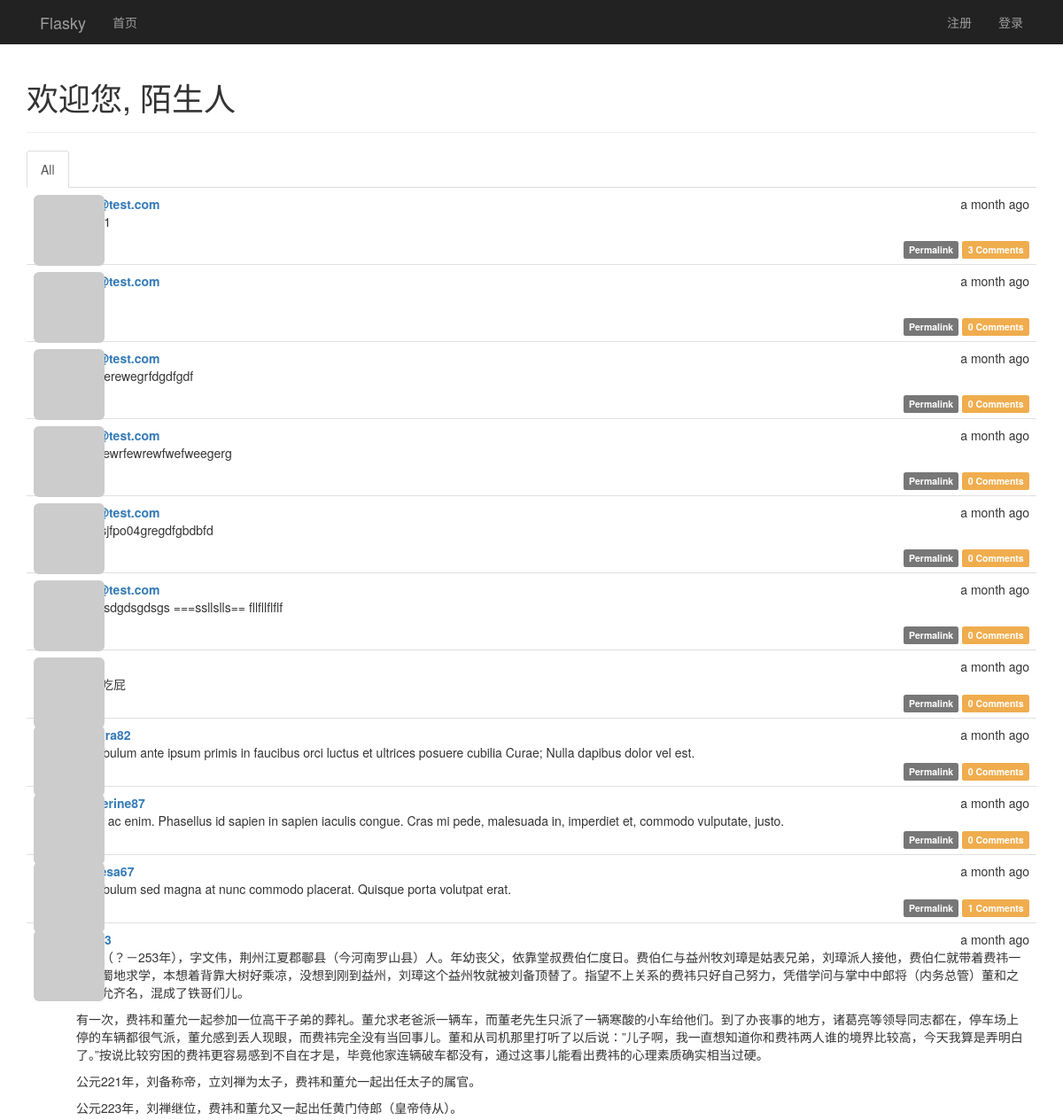
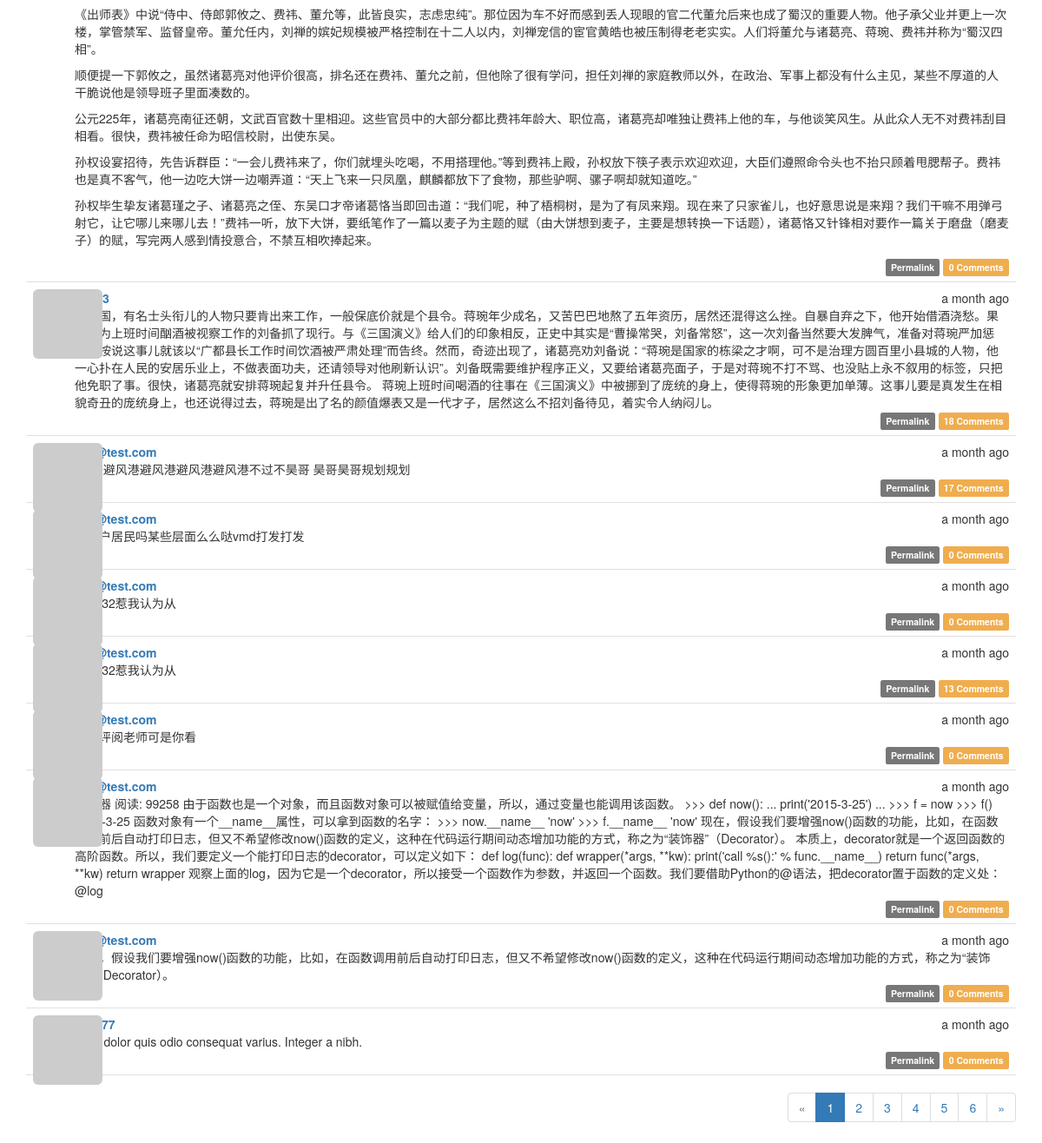
Before: / with the older database file (2 pictures, top to bottom).
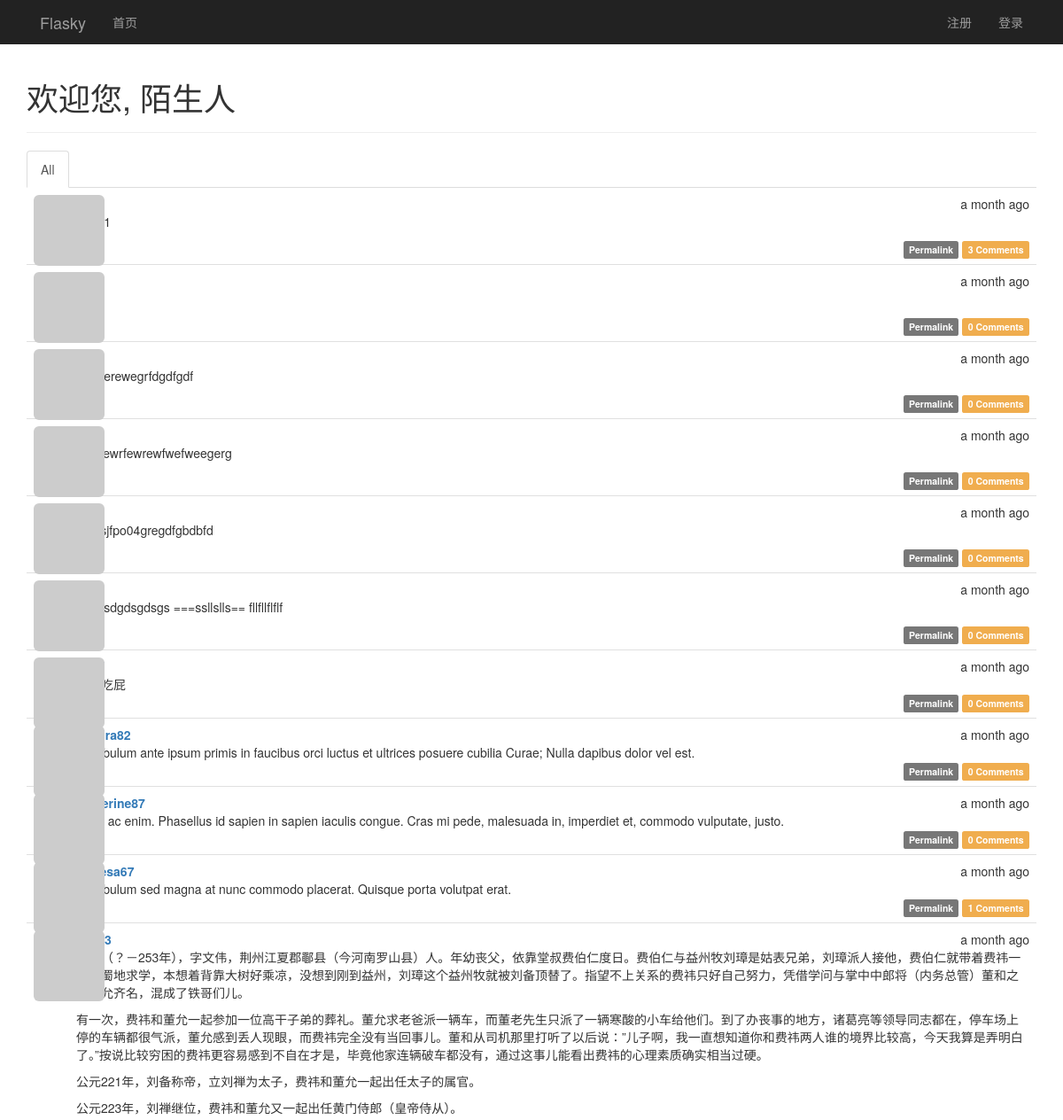
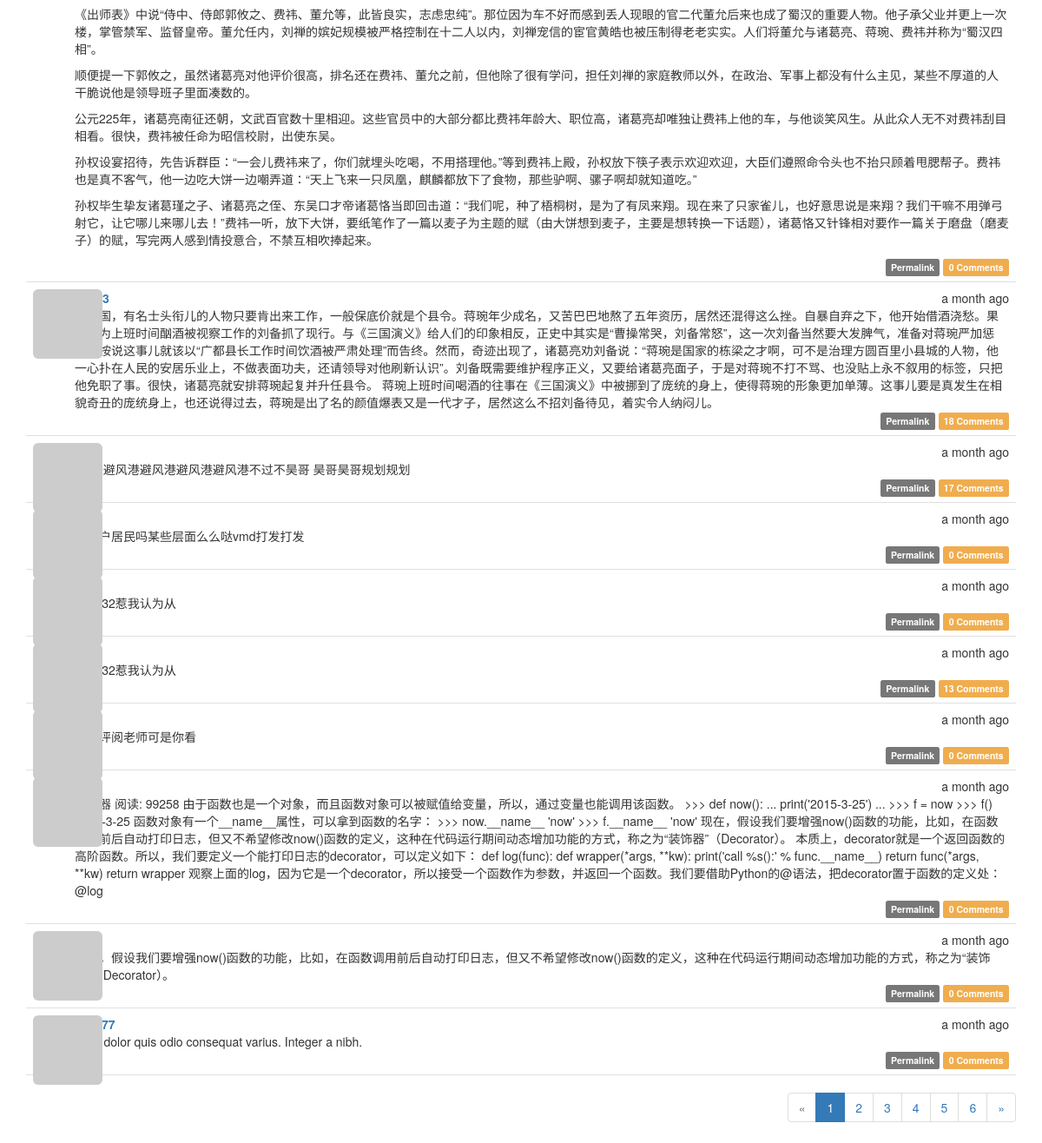
After: the same page with the newer database file (2 pictures, top to bottom).
### app/models.py (models this page shows, shortened)
class Post(db.Model):
    __tablename__ = 'posts'
    id = db.Column(db.Integer, primary_key=True)
    body = db.Column(db.Text)
    body_html = db.Column(db.Text)
    timestamp = db.Column(db.DateTime, index=True, default=datetime.utcnow)
    author_id = db.Column(db.Integer, db.ForeignKey('users.id'))
    comments = db.relationship('Comment', backref='post', lazy='dynamic')

class User(UserMixin, db.Model):
    __tablename__ = 'users'
    id = db.Column(db.Integer, primary_key=True)
    email = db.Column(db.String(64), unique=True, index=True)
    username = db.Column(db.String(64), unique=True, index=True)
    password_hash = db.Column(db.String(128))
    confirmed = db.Column(db.Boolean, default=False)
    role_id = db.Column(db.Integer, db.ForeignKey('roles.id'))
    name = db.Column(db.String(64))
    location = db.Column(db.String(64))
    about_me = db.Column(db.TEXT())
    member_since = db.Column(db.DateTime(), default=datetime.utcnow)
    last_seen = db.Column(db.DateTime(), default=datetime.utcnow)
    avatar_hash = db.Column(db.String(32))
    ''' 查询用户写的文章,SQL:
    SELECT
        posts.id AS posts_id,
        posts.body AS posts_body,
        posts.body_html AS posts_body_html,
        posts.timestamp AS posts_timestamp,
        posts.author_id AS posts_author_id
    FROM
        posts
    WHERE
        posts.author_id = 2
    '''
    posts = db.relationship('Post', backref='author', lazy='dynamic')
    """follower_id表示关注者， followed_id表示被关注者
        查询被关注者，select * from follows  LEFT JOIN users on follower_id = id where follower_id=2
    SELECT
        follows.follower_id AS follows_follower_id,
        follows.followed_id AS follows_followed_id,
        follows.timestamp AS follows_timestamp,
        users_1.id AS users_1_id,
        users_1.email AS users_1_email,
        users_1.username AS users_1_username,
        users_1.password_hash AS users_1_password_hash,
        users_1.confirmed AS users_1_confirmed,
        users_1.role_id AS users_1_role_id,
        users_1.name AS users_1_name,
        users_1.location AS users_1_location,
        users_1.about_me AS users_1_about_me,
        users_1.member_since AS users_1_member_since,
        users_1.last_seen AS users_1_last_seen,
        users_1.avatar_hash AS users_1_avatar_hash,
        users_2.id AS users_2_id,
        users_2.email AS users_2_email,
        users_2.username AS users_2_username,
        users_2.password_hash AS users_2_password_hash,
        users_2.confirmed AS users_2_confirmed,
        users_2.role_id AS users_2_role_id,
        users_2.name AS users_2_name,
        users_2.location AS users_2_location,
        users_2.about_me AS users_2_about_me,
        users_2.member_since AS users_2_member_since,
        users_2.last_seen AS users_2_last_seen,
        users_2.avatar_hash AS users_2_avatar_hash
    FROM
        follows
    LEFT OUTER JOIN users AS users_1 ON users_1.id = follows.follower_id
    LEFT OUTER JOIN users AS users_2 ON users_2.id = follows.followed_id
    WHERE
        follows.follower_id = 2;
    """
    followed = db.relationship('Follow', foreign_keys=[Follow.follower_id],
                               backref=db.backref('follower', lazy='joined'),
                               lazy='dynamic',
                               cascade='all, delete-orphan')
    """ 查询关注者， select * from follows  LEFT JOIN users on followed_id = id where followed_id=3
        users_1：关注者表
        users_2：被关注者表
    SELECT
        follows.follower_id AS follows_follower_id,
        follows.followed_id AS follows_followed_id,
        follows.timestamp AS follows_timestamp,
        users_1.id AS users_1_id,
        users_1.email AS users_1_email,
        users_1.username AS users_1_username,
        users_1.password_hash AS users_1_password_hash,
        users_1.confirmed AS users_1_confirmed,
        users_1.role_id AS users_1_role_id,
        users_1.name AS users_1_name,
        users_1.location AS users_1_location,
        users_1.about_me AS users_1_about_me,
        users_1.member_since AS users_1_member_since,
        users_1.last_seen AS users_1_last_seen,
        users_1.avatar_hash AS users_1_avatar_hash,
        users_2.id AS users_2_id,
        users_2.email AS users_2_email,
        users_2.username AS users_2_username,
        users_2.password_hash AS users_2_password_hash,
        users_2.confirmed AS users_2_confirmed,
        users_2.role_id AS users_2_role_id,
        users_2.name AS users_2_name,
        users_2.location AS users_2_location,
        users_2.about_me AS users_2_about_me,
        users_2.member_since AS users_2_member_since,
        users_2.last_seen AS users_2_last_seen,
        users_2.avatar_hash AS users_2_avatar_hash
    FROM
        follows
    LEFT OUTER JOIN users AS users_1 ON users_1.id = follows.follower_id
    LEFT OUTER JOIN users AS users_2 ON users_2.id = follows.followed_id
    WHERE
        follows.followed_id = 7;
    """
    followers = db.relationship('Follow', foreign_keys=[Follow.followed_id],
                                backref=db.backref('followed', lazy='joined'),
                                lazy='dynamic',
                                cascade='all, delete-orphan')
    comments = db.relationship('Comment', backref='author', lazy='dynamic')
    @property
    def password(self):
        raise AttributeError('password is not a readable attribute')
    def gravatar(self, size=100, default='identicon', rating='g'):
        if request.is_secure:
            url = 'https://secure.gravatar.com/avatar'
        else:
            url = 'http://s.gravatar.com/avatar'
        email_hash = self.avatar_hash or hashlib.md5(self.email.encode('utf-8')).hexdigest()
        return '{url}/{hash}?s={size}&d={default}&r={rating}'.format(
            url=url, hash=email_hash, size=size, default=default, rating=rating)

### app/main/views.py (the view)
@main.route('/', methods=['GET', 'POST'])
def index():
    form = PostForm()
    if current_user.can(Permission.WRITE_ARTICLES) and \
            form.validate_on_submit():
        post = Post(body=form.body.data,
                    author=current_user._get_current_object())
        db.session.add(post)
        return redirect(url_for('.index'))
    show_followed = False
    if current_user.is_authenticated:
        show_followed = bool(request.cookies.get('show_followed', ''))
    if show_followed:
        query = current_user.followed_posts
    else:
        query = Post.query
    page = request.args.get('page', 1, type=int)
    pagination = query.order_by(Post.timestamp.desc()).paginate(
        page, per_page=current_app.config['FLASK_POSTS_PER_PAGE'],
        error_out=False)
    posts = pagination.items
    return render_template('index.html', form=form, posts=posts, show_followed=show_followed, pagination=pagination)

### app/auth/views.py (called while the page is built)
@auth.before_app_request
def before_request():
    if current_user.is_authenticated:
        current_user.ping()
        if not current_user.confirmed \
                and request.endpoint[:5] != 'auth.' \
                and request.endpoint != 'static':
            return redirect(url_for('auth.unconfirmed'))

### app/main/__init__.py (called while the page is built)
@main.app_context_processor
def inject_permissions():
    return dict(Permission=Permission)

### app/models.py (called while the page is built)
    def can(self, permissions):
        return False

    def is_administrator(self):
        return False

### app/templates/index.html (shortened to what this page needs)
{% extends "base.html" %}
{% import "bootstrap/wtf.html" as wtf %}
{% import "_marcros.html" as macros %}
{% block page_content %}
<div class="page-header">
    <h1>欢迎您,
    {% if current_user.is_authenticated %}
        {{ current_user.username }}
    {% else %}
        陌生人
    {% endif %}
    </h1>
</div>
<div class="post-tabs">
    <ul class="nav nav-tabs">
        <li {% if not show_followed %} class="active" {% endif %}><a href="{{ url_for('.show_all') }}">All</a></li>
    </ul>
    {% include '_posts.html' %}
</div>
{% if pagination %}
<div class="pagination">
    {{ macros.pagination_widget(pagination, '.index') }}
</div>
{% endif %}
{% endblock %}

### app/templates/base.html (shortened to what this page needs)
{% extends "bootstrap/base.html" %}
{% block head %}
{{ super() }}
<link rel="stylesheet" type="text/css" href="{{ url_for('static', filename='styles.css') }}">
{% endblock %}
{% block navbar %}
<div class="nvrbar navbar-inverse" role="navigation" >
    <div class="container">
        <div class="navbar-header">
            <a class="navbar-brand" href="{{ url_for('main.index') }}">Flasky</a>
        </div>
        <div class="navbar-collapse collpase">
            <ul class="nav  navbar-nav">
                <li><a href="{{ url_for('main.index') }}">首页</a></li>
            </ul>
            <ul class="nav navbar-nav navbar-right">
                {% if current_user.is_authenticated %}
                <li>
                    <a href="{{ url_for('main.user', username=current_user.username) }}">
                        <img src="{{ current_user.gravatar(size=18) }}">
                        {{ current_user.username }}</a>
                </li>
                <li class="dropdown">
                    <a href="#" class="dropdown-toggle" data-toggle="dropdown">账户 <b class="caret"></b></a>
                    <ul class="dropdown-menu">
                        <li><a href="{{ url_for('auth.change_password') }}">修改密码</a></li>
                        <li><a href="{{ url_for('main.user', username=current_user.username) }}">设置</a></li>
                        <li class="divider"></li>
                        <li><a href="{{ url_for('auth.logout') }}">注销</a></li>
                    </ul>
                </li>
                {% else %}
                <li><a href="{{ url_for('auth.register') }}">注册</a></li>
                <li><a href="{{ url_for('auth.login_username') }}">登录</a> </li>
                {% endif %}
            </ul>
        </div>
     </div>
</div>
{% endblock %}
{% block content %}
<div class="container">
    {% block page_content %}{% endblock %}
</div>
{% endblock %}

### app/templates/_marcros.html
{% macro pagination_widget(pagination, endpoint, fragment='') %}
<ul class="pagination">
    <li {% if not pagination.has_prev %} class="disabled" {% endif %}>
        <a href="{% if pagination.has_prev %}{{ url_for(endpoint, page=pagination.prev_num, **kwargs) }}{{ fragment }}{% else %}#{% endif %}">
        &laquo;
        </a>
    </li>
    {% for p in pagination.iter_pages() %}
        {% if p %}
            {% if p == pagination.pages %}
            <li {% if p == pagination.page %} class="active" {% endif %}>
                <a href="{{ url_for(endpoint, page=p, **kwargs) }}{{ fragment }}">{{ p }}</a>
            </li>
            {% else %}
            <li {% if p == pagination.page %} class="active" {% endif %}>
                <a href="{{ url_for(endpoint, page=p, **kwargs) }}{{ fragment }}">{{ p }}</a>
            </li>
            {% endif %}
        {% else %}
        <li class="disabled"><a href="#">&hellip;</a></li>
        {% endif %}
    {% endfor %}
    <li{% if not pagination.has_next %} class="disabled"{% endif %}>
        <a href="{% if pagination.has_next %}{{ url_for(endpoint,
            page=pagination.next_num, **kwargs) }}{{ fragment }}{% else %}#{% endif %}">
            &raquo;
        </a>
    </li>
</ul>
{% endmacro %}

### app/templates/_posts.html (shortened to what this page needs)
<ul class="posts">
    {% for post in posts %}
    <li class="post">
        <div class="post-thumbnail">
            <a href="{{ url_for('.user', username=post.author.username) }}">
                <img class="img-rounded profile-thumbnail"
                     src="{{ post.author.gravatar(size=40) }}">
            </a>
        </div>
        <div class="post-content">
            <div class="post-date">{{ moment(post.timestamp).fromNow() }}</div>
            <div class="post-author">
                <a href="{{ url_for('.user', username=post.author.username) }}">
                    {{ post.author.username }}
                </a>
            </div>
            <div class="post-body">
                {% if post.body_html %}
                    {{ post.body_html | safe }}
                {% else %}
                    {{ post.body }}
                {% endif %}
            </div>
            <div class="post-footer">
                <a href="{{ url_for('.post', post_id=post.id) }}">
                    <span class="label label-default">Permalink</span>
                </a>
                <a href="{{ url_for('.post', post_id=post.id) }}#comments">
                    <span class="label label-warning">
                        {{ post.comments.count() }} Comments
                    </span>
                </a>
            </div>
        </div>
    </li>
    {% endfor %}
</ul>

### app/static/styles.css (style rules this page uses)
.profile-thumbnail { position: absolute; }
div.post-tabs { margin-top: 16px; }
ul.posts { list-style-type: none; padding: 0px; margin: 16px 0px 0px 0px; border-top: 1px solid #e0e0e0; }
div.post-tabs ul.posts { margin: 0px; border-top: none; }
ul.posts li.post { padding: 8px; border-bottom: 1px solid #e0e0e0; }
div.post-date { float: right; }
div.post-author { font-weight: bold; }
div.post-thumbnail { position: absolute; }
div.post-content { margin-left: 48px; min-height: 48px; }
div.post-footer { text-align: right; }
div.pagination { width: 100%; text-align: right; padding: 0px; margin: 0px; }

Changed rows visible on the page:
changed through a linked row, Post (number 1 of 20 on the later page): author.username "123@test.com" → (not shown)
changed through a linked row, Post (number 2 of 20 on the later page): author.username "123@test.com" → (not shown)
changed through a linked row, Post "2224erewegrfdgdfgdf": author.username "123@test.com" → (not shown)
changed through a linked row, Post "24wrewrfewrewfwefweegerg": author.username "123@test.com" → (not shown)
changed through a linked row, Post "dfg;;sjfpo04gregdfgbdbfd": author.username "123@test.com" → (not shown)
changed through a linked row, Post "235gsdgdsgdsgs ===ssllslls== fllfllflflf": author.username "123@test.com" → (not shown)
changed through a linked row, Post "r恶搞避风港避风港避风港避风港不过不昊哥 昊哥昊哥规划规划": author.username "123@test.com" → (not shown)
changed through a linked row, Post "月娥户居民吗某些层面么么哒vmd打发打发": author.username "123@test.com" → (not shown)
changed through a linked row, Post (number 15 of 20 on the later page): author.username "123@test.com" → (not shown)
changed through a linked row, Post (number 16 of 20 on the later page): author.username "123@test.com" → (not shown)
changed through a linked row, Post "发表评阅老师可是你看": author.username "123@test.com" → (not shown)
changed through a linked row, Post (number 18 of 20 on the later page): author.username "123@test.com" → (not shown)
changed through a linked row, Post (number 19 of 20 on the later page): author.username "123@test.com" → (not shown)
